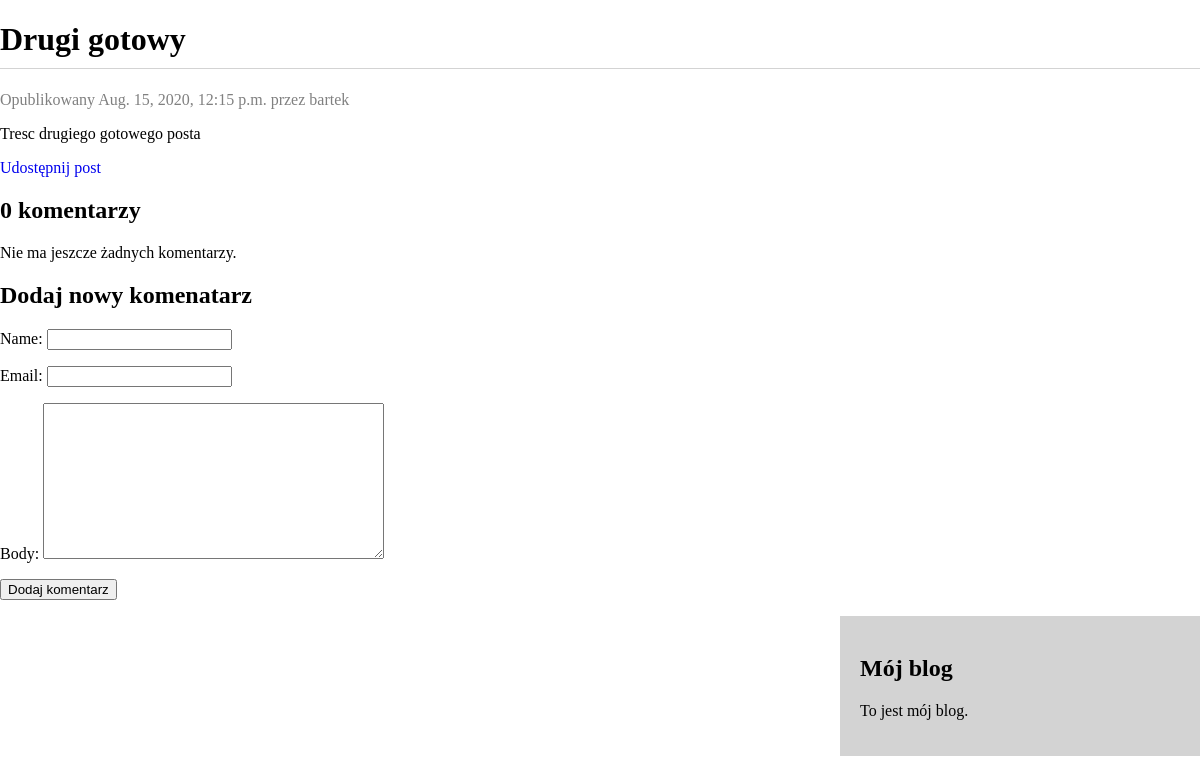
The app's page /blog/2020/08/15/drugi_gotowy/, older data.
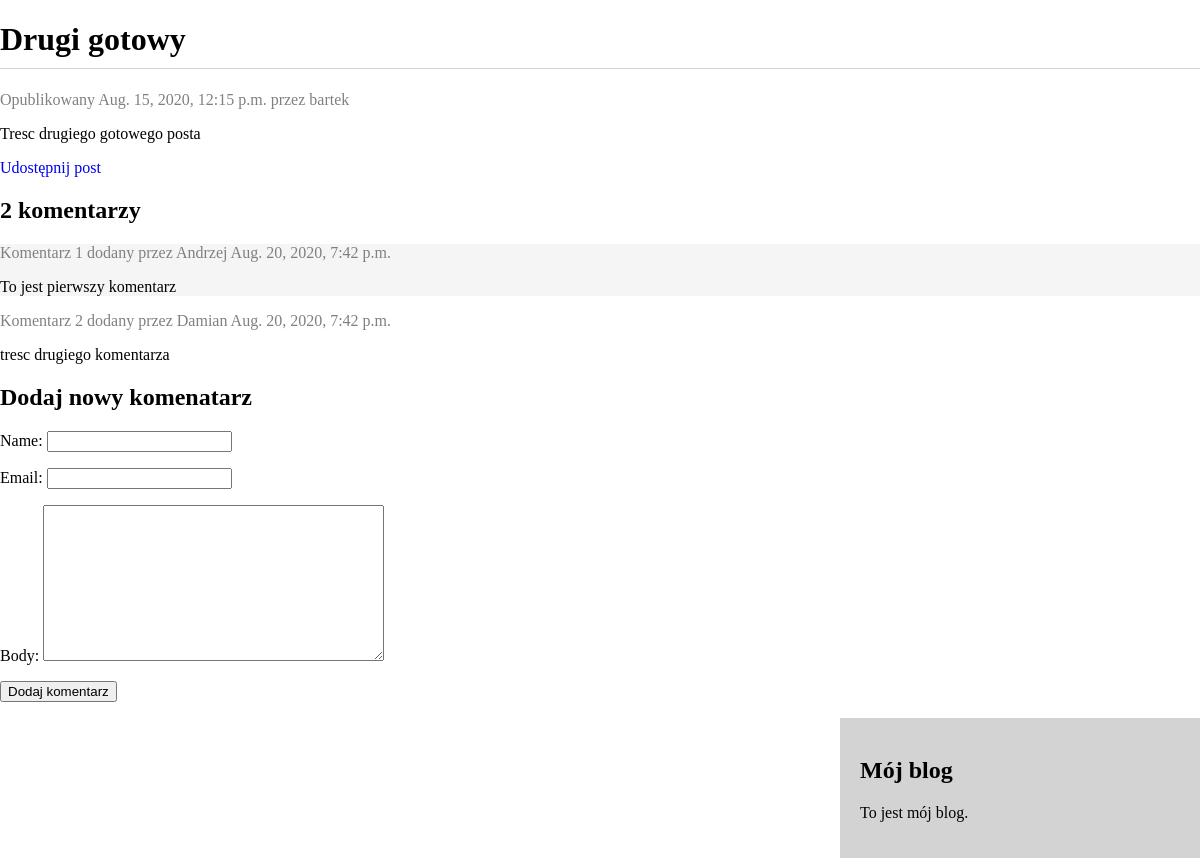
The same page, newer data.
### blog/models.py (models this page shows, shortened)
class Comment(models.Model):
    post = models.ForeignKey(Post, on_delete=models.CASCADE, related_name='comments')
    name = models.CharField(max_length=80)
    email = models.EmailField()
    body = models.TextField(max_length=500)
    created = models.DateTimeField(auto_now_add=True)
    updated = models.DateTimeField(auto_now=True)
    active = models.BooleanField(default=True)
    class Meta:
        ordering = ('created',)

### blog/views.py (the view)
# urls.py: path('<int:year>/<int:month>/<int:day>/<slug:post>/', views.post_detail, name='post_detail'),
def post_detail(request, year, month, day, post):
    post = get_object_or_404(Post, slug=post, status='published', publish__year=year, publish__month=month, publish__day=day)
    comments = post.comments.filter(active=True)
    if request.method == "POST":
        comment_form = CommentForm(data=request.POST)
        if comment_form.is_valid():
            new_comment = comment_form.save(commit=False)
            new_comment.post = post
            new_comment.save()
    else:
        comment_form = CommentForm()
    return render(request, 'blog/post/detail.html', {'post':post, 'comments':comments, "comment_form":comment_form})

### blog/forms.py
class CommentForm(forms.ModelForm):
    class Meta:
        model = Comment
        fields = ('name', 'email', 'body')

### blog/templates/blog/post/detail.html (shortened to what this page needs)
{% extends "blog/base.html" %}
{% block content %}
    <h1>{{ post.title }}</h1>
    <p class="date">
            Opublikowany {{ post.publish }} przez {{ post.author }}
    </p>
    {{ post.body|linebreaks }}
    <p>
        <a href="{% url 'blog:post_share' post.id %}">
            Udostępnij post
        </a>
    </p>
    {% with comments.count as total_comments %}
        <h2>
            {{ total_comments }} komentarz{{ total_comments|pluralize:"y" }}
        </h2>
    {% endwith %}
    {% for comment in comments %}
        <div class="comment">
          <p class="info">
              Komentarz {{ forloop.counter }} dodany przez {{ comment.name }}
              {{ comment.created }}
          </p>
            {{ comment.body|linebreaks}}
        </div>
    {% empty %}
    <p>Nie ma jeszcze żadnych komentarzy.</p>
    {% endfor %}
    {% if new_comment %}
        <h2>Twój komentarz został dodany.</h2>
    {% else %}
        <h2>Dodaj nowy komenatarz</h2>
        <form action="." method="post">
            {{ comment_form.as_p }}
            <p><input type="submit" value="Dodaj komentarz"></p>
        </form>
    {% endif %}
{% endblock %}

Row changes from the older to the newer data that the page shows:
added Comment: name "Andrzej", created "Aug. 20, 2020, 7:42 p.m.", body "To jest pierwszy komentarz"
added Comment: name "Damian", created "Aug. 20, 2020, 7:42 p.m.", body "tresc drugiego komentarza"
Text that changed along with them:
{{ total_comments }}: "0" → "2"
text no longer shown: "Nie ma jeszcze żadnych komentarzy."
